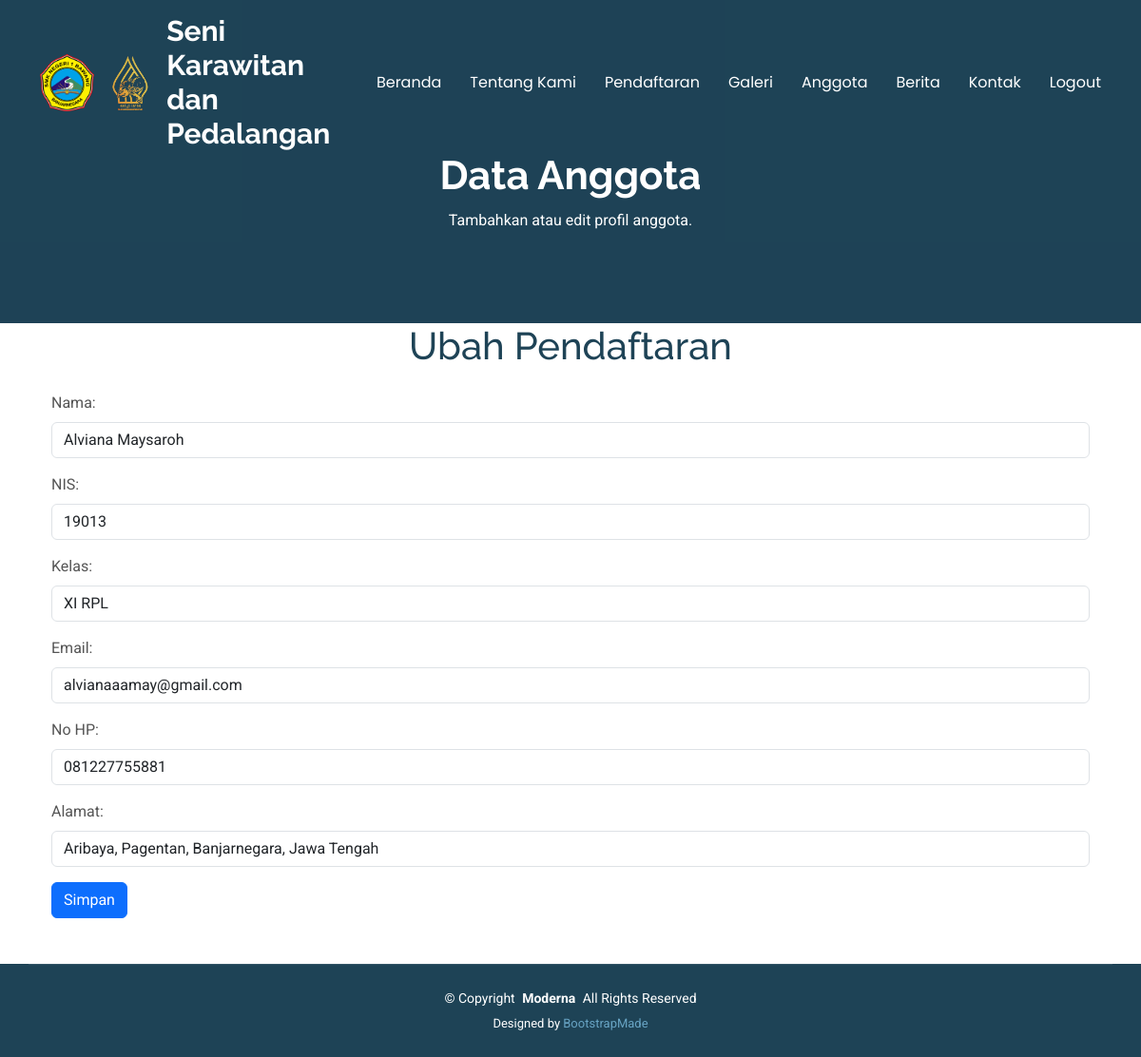
The app's page /admin/ubah_pendaftaran.php?id=6 with its own data.
### tables this page shows
CREATE TABLE IF NOT EXISTS `pendaftaran` (
  `id` int NOT NULL AUTO_INCREMENT,
  `nama` varchar(50) NOT NULL DEFAULT '0',
  `nis` varchar(50) NOT NULL DEFAULT '0',
  `kelas` varchar(50) NOT NULL DEFAULT '0',
  `email` varchar(50) NOT NULL DEFAULT '0',
  `nohp` varchar(50) NOT NULL DEFAULT '0',
  `alamat` text NOT NULL,
  `alasan` text NOT NULL,
  PRIMARY KEY (`id`) USING BTREE
);

### admin/ubah_pendaftaran.php (the view, shortened to what this page needs)
<?php
include "../function.php";
if (isset($_GET['id'])) {
    $id = $_GET['id'];
    $result = mysqli_query($connect, "SELECT * FROM pendaftaran WHERE id='$id'");
    $data = mysqli_fetch_array($result);
}
?>
<!DOCTYPE html>
<html lang="en">
<head>
    <link href="../assets/vendor/bootstrap/css/bootstrap.min.css" rel="stylesheet">
    <link href="../assets/vendor/bootstrap-icons/bootstrap-icons.css" rel="stylesheet">
    <link href="../assets/vendor/aos/aos.css" rel="stylesheet">
    <link href="../assets/vendor/glightbox/css/glightbox.min.css" rel="stylesheet">
    <link href="../assets/vendor/swiper/swiper-bundle.min.css" rel="stylesheet">
    <link href="../assets/css/main.css" rel="stylesheet">
</head>
<body class="index-page">
<?php include 'navbar.php'; ?>
    <main class="main">
    <div class="page-title dark-background">
        <div class="container position-relative">
        <h1>Data Anggota</h1>
        <p>Tambahkan atau edit profil anggota.</p>
        </div>
    </div>
    <div class="container">
    <h1 class="text-center mb-4">Ubah Pendaftaran</h1>
    <div class="container">
        <form method="post">
            <div class="mb-3">
                <label for="nama" class="form-label">Nama:</label>
                <input type="text" class="form-control" id="nama" name="nama" value="<?php echo htmlspecialchars($data['nama']); ?>" required>
            </div>
            <div class="mb-3">
                <label for="nis" class="form-label">NIS:</label>
                <input type="text" class="form-control" id="nis" name="nis" value="<?php echo htmlspecialchars($data['nis']); ?>" required>
            </div>
            <div class="mb-3">
                <label for="kelas" class="form-label">Kelas:</label>
                <input type="text" class="form-control" id="kelas" name="kelas" value="<?php echo htmlspecialchars($data['kelas']); ?>" required>
            </div>
            <div class="mb-3">
                <label for="email" class="form-label">Email:</label>
                <input type="email" class="form-control" id="email" name="email" value="<?php echo htmlspecialchars($data['email']); ?>" required>
            </div>
            <div class="mb-3">
                <label for="nohp" class="form-label">No HP:</label>
                <input type="text" class="form-control" id="nohp" name="nohp" value="<?php echo htmlspecialchars($data['nohp']); ?>" required>
            </div>
            <div class="mb-3">
                <label for="alamat" class="form-label">Alamat:</label>
                <input type="text" class="form-control" id="alamat" name="alamat" value="<?php echo htmlspecialchars($data['alamat']); ?>" required>
            </div>
            <button type="submit" class="btn btn-primary">Simpan</button>
        </form>
        <br>
    </div>
    </main>
    <?php include 'footer.php'; ?>
</body>
</html>

### assets/css/main.css (style rules this page uses)
:root { --default-font: "Roboto", system-ui, -apple-system, "Segoe UI", Roboto, "Helvetica Neue", Arial, "Noto Sans", "Liberation Sans", sans-serif, "Apple Color Emoji", "Segoe UI Emoji", "Segoe UI Symbol", "Noto Color Emoji"; --heading-font: "Raleway", sans-serif; --nav-font: "Poppins", sans-serif; }
:root { --background-color: #ffffff; --default-color: #555555; --heading-color: #1e4356; --accent-color: #68a4c4; --surface-color: #ffffff; --contrast-color: #ffffff; }
:root { --nav-color: #ffffff; --nav-hover-color: #68a4c4; --nav-mobile-background-color: #ffffff; --nav-dropdown-background-color: #ffffff; --nav-dropdown-color: #555555; --nav-dropdown-hover-color: #68a4c4; }
.dark-background { --background-color: #1e4356; --default-color: #ffffff; --heading-color: #ffffff; --surface-color: #284e62; --contrast-color: #ffffff; }
:root { scroll-behavior: smooth; }
body { color: var(--default-color); background-color: var(--background-color); font-family: var(--default-font); }
h1, h2, h3, h4, h5, h6 { color: var(--heading-color); font-family: var(--heading-font); }
.page-title { color: var(--default-color); background-color: var(--background-color); padding: 160px 0 80px 0; text-align: center; position: relative; }
.page-title:before { content: ""; background-color: color-mix(in srgb, var(--background-color), transparent 50%); position: absolute; inset: 0; }
.page-title h1 { font-size: 42px; font-weight: 700; margin-bottom: 10px; }

### records on screen
pendaftaran: nama "Alviana Maysaroh", nis "19013", kelas "XI RPL", email "alvianaaamay@gmail.com", nohp "081227755881", alamat "Aribaya, Pagentan, Banjarnegara, Jawa Tengah"
